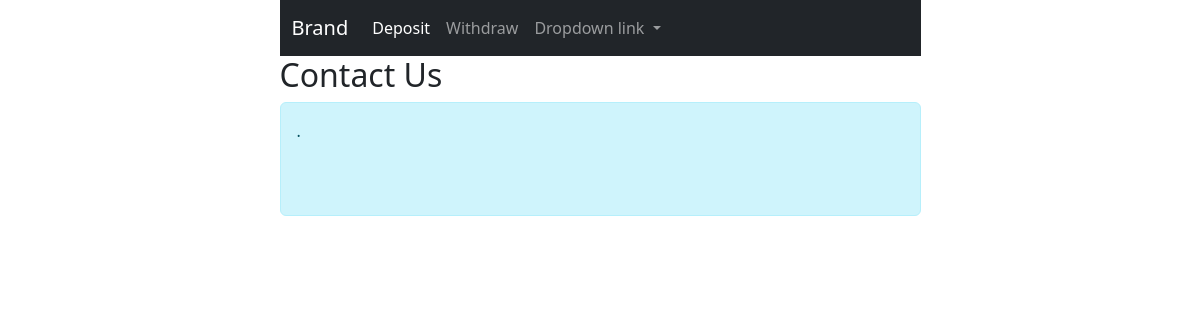
Before: /contact with the older database file.
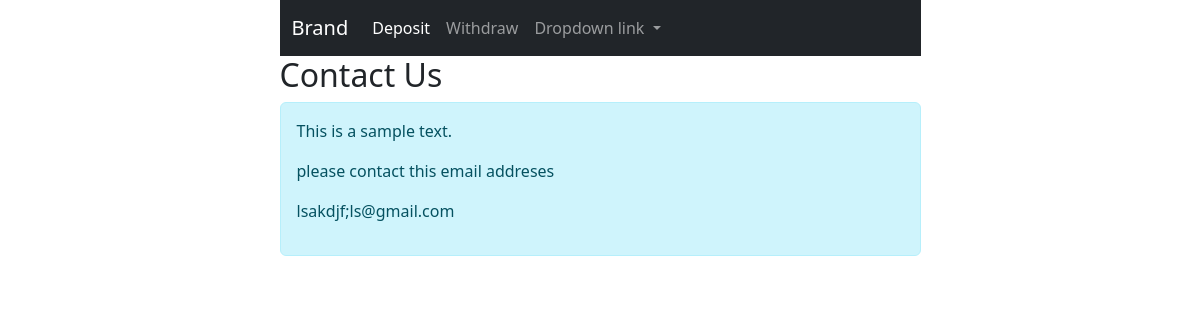
After: the same page with the newer database file.
### core/models.py (models this page shows, shortened)
class Contact(models.Model):
    title = models.CharField(max_length=512)
    content = HTMLField()

### core/views.py (the view)
# urls.py: path('contact', contact, name='contact'),
def contact(request):
    contact = Contact.objects.all().first()
    context = {
        'contact': contact
    }
    return render(request, 'core/contact.html', context)

### templates/core/contact.html (shortened to what this page needs)
{% extends 'shared/base.html' %}
{% load widget_tweaks %}
{% block content %}
    <h2>{{ contact.title }}</h2>
    <div class="alert alert-info">
        {{ contact.content|safe }}
    </div>
{% endblock %}

Changed rows visible on the page:
changed Contact "Contact Us": content "." → "This is a sample text. please contact this email addreses lsakdjf;ls@gmail.com"
